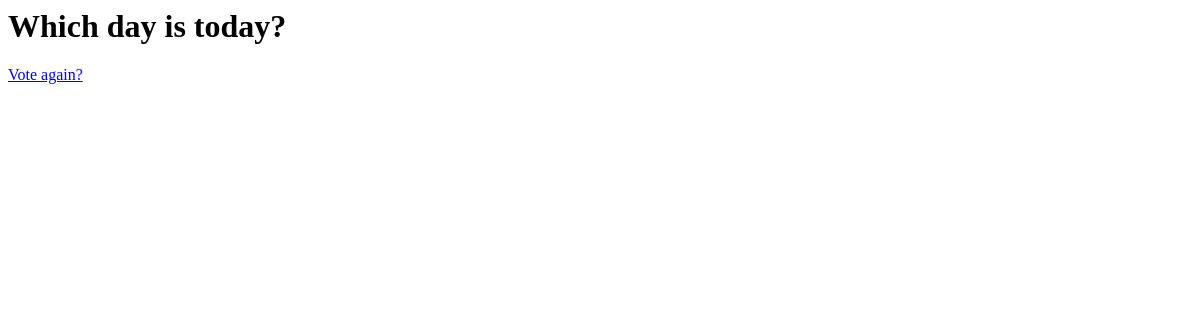
The app's page /polls/3/results/, older data.
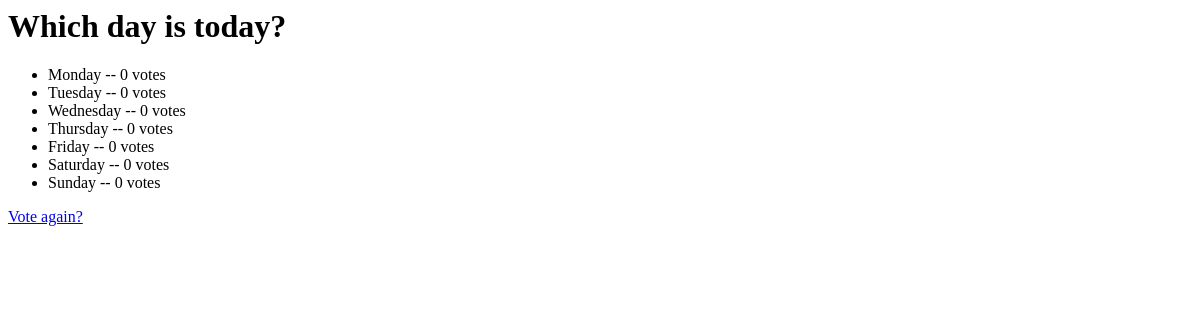
The same page, newer data.
### polls/models.py (models this page shows, shortened)
class Question(models.Model):
    question_text = models.CharField(max_length=200)
    pub_date = models.DateTimeField('date published')
    def was_pub_recently(self):
        if self.pub_date >= timezone.now() - datetime.timedelta(days=1) and self.pub_date <=timezone.now():
            return True
        else:
            return False
    was_pub_recently.admin_order_field = 'pub_date'
    was_pub_recently.boolean = True
    was_pub_recently.short_description = 'Published Recently?'

class Choice(models.Model):
    question = models.ForeignKey(Question, on_delete=models.CASCADE)
    choice_text = models.CharField(max_length=200)
    votes = models.IntegerField(default=0)

### polls/views.py (the view)
# urls.py: path('<int:pk>/results/',views.ResultsView.as_view(),name='results'),
class ResultsView(generic.DetailView):
	model = Question
	template_name = 'polls/results.html'

### polls/templates/polls/results.html
<h1>{{ question.question_text }}</h1>
<ul>
{% for choice in question.choice_set.all %}
    <li>{{ choice.choice_text }} -- {{ choice.votes }} vote{{ choice.votes|pluralize }}</li>
{% endfor %}
</ul>
<a href="{% url 'polls:detail' question.id %}">Vote again?</a>

Row changes from the older to the newer data that the page shows:
added Choice: choice_text "Monday", votes "0"
added Choice: choice_text "Tuesday", votes "0"
added Choice: choice_text "Wednesday", votes "0"
added Choice: choice_text "Thursday", votes "0"
added Choice: choice_text "Friday", votes "0"
added Choice: choice_text "Saturday", votes "0"
added Choice: choice_text "Sunday", votes "0"
